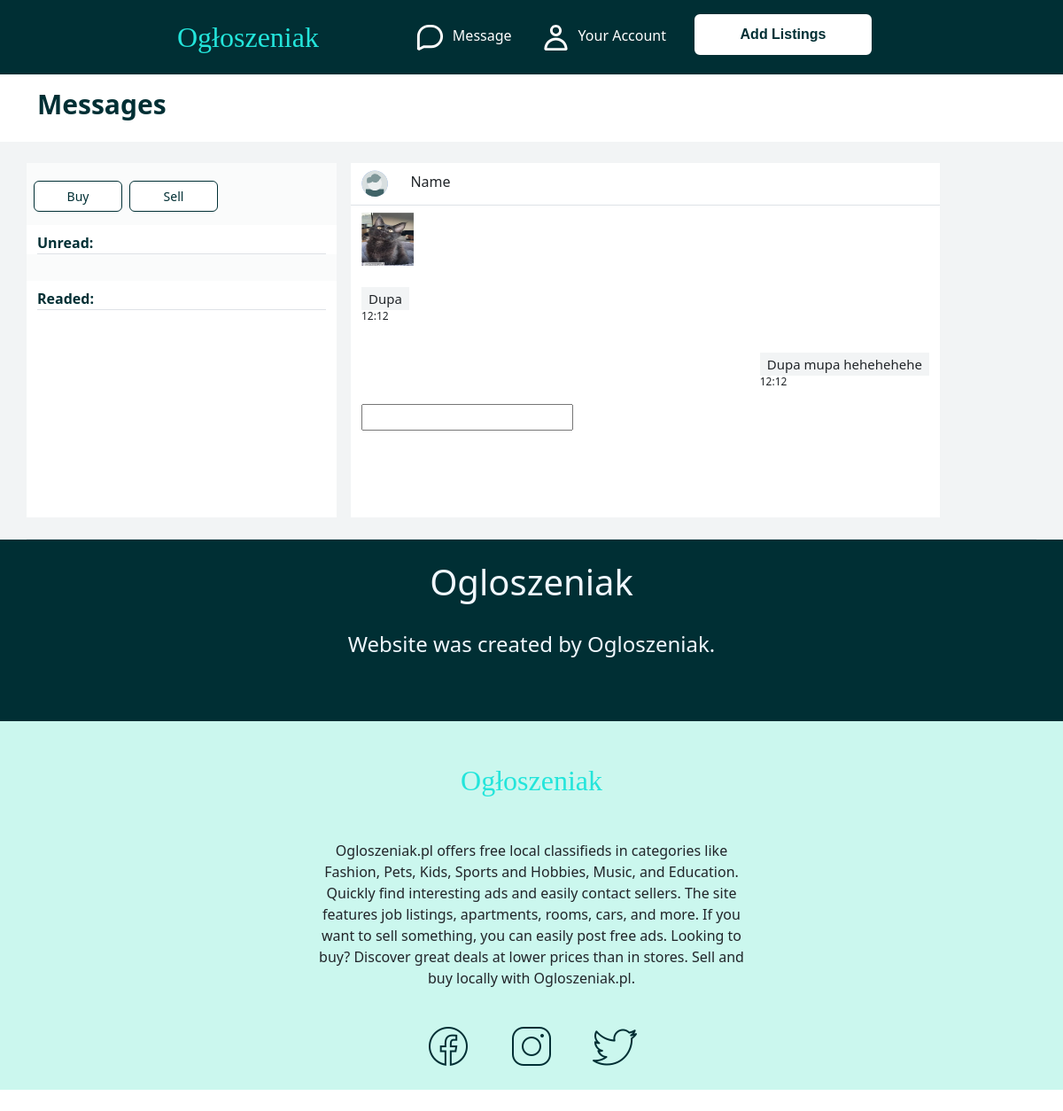
The app's page /messages/2, older data.
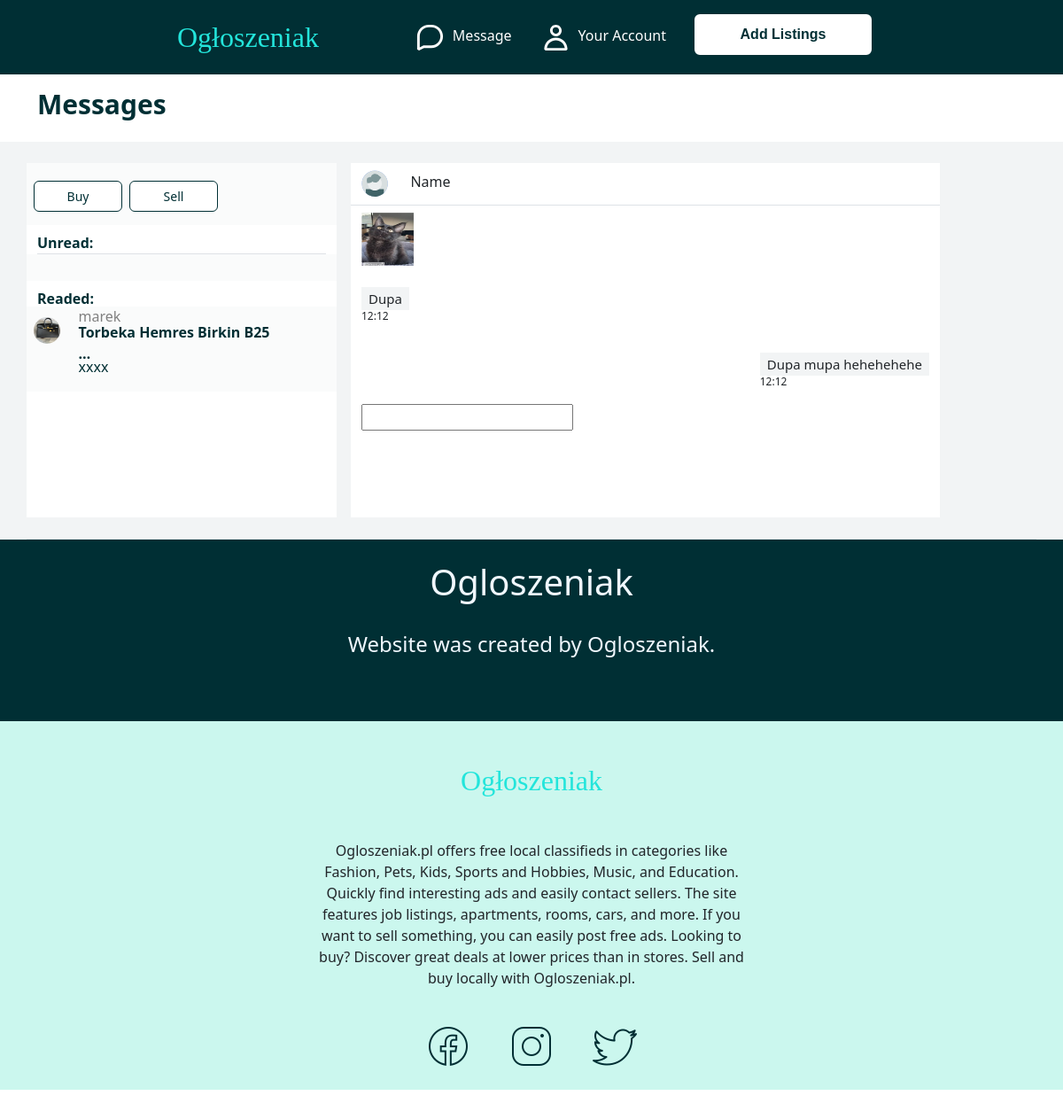
The same page, newer data.
### user_messages/models.py (models this page shows)
class Thread(models.Model):
    listings = models.ForeignKey(Product, on_delete=models.CASCADE)
    seller = models.ForeignKey(User, related_name='seller_thread', on_delete=models.CASCADE)
    buyer = models.ForeignKey(User, related_name='buyer_thread', on_delete=models.CASCADE)
    created_at = models.DateTimeField(auto_now_add=True)

### listings/models.py (models this page shows, shortened)
class Product(models.Model):
    VOIVODESHIP_CHOICES = [
        ('DS', 'Dolnośląskie'),
        ('KP', 'Kujawsko-Pomorskie'),
        ('LB', 'Lubelskie'),
        ('LS', 'Lubuskie'),
        ('LD', 'Łódzkie'),
        ('MA', "Małopolskie"),
        ('MZ', 'Mazowieckie'),
        ('OP', 'Opolskie'),
        ('PK', 'Podkarpackie'),
        ('PD', "Podlaskie"),
        ('PM', "Pomorskie"),
        ('SL', "Śląskie"),
        ('SK', "Świetokrzyskie"),
        ('WM', "Warmińsko-Mazurskie"),
        ('WP', "Wielkopolskie"),
        ('ZP', "Zachodniopomorskie"),
    ]
    title = models.CharField(max_length=200)
    description = models.TextField()
    price = models.DecimalField(max_digits=10, decimal_places=2)
    photo = models.ImageField(upload_to='products/')
    created_at = models.DateTimeField(auto_now_add=True)
    category = models.ForeignKey(Category, on_delete=models.CASCADE, related_name='listings')
    city = models.CharField(max_length=200)
    voivodeship = models.CharField(max_length=2,choices=VOIVODESHIP_CHOICES, default='DS')
    user = models.ForeignKey(User, on_delete=models.CASCADE)

### user_messages/views.py (the view)
# urls.py: path('messages/<int:id>',my_messages, name='my_messages'),
def my_messages(request, id):
    template = loader.get_template('messages_main.html')
    current_user = request.user
    messages = Message.objects.filter(sender = '1')
    threads = Thread.objects.filter(buyer="2")
    print(messages)
    context = {
        'threads':threads,
    }
    if id != None:
        print(current_user.id)
    return HttpResponse(template.render(context,request))

### templates/messages_main.html (shortened to what this page needs)
{% extends 'base.html' %}
{% load static %}
{% block content %}
<div class="container">
    <h2 class="mt-3" style="color: #002f34; font-size: 30px; font-weight: 700;">Messages</h2>
</div>
<section style="background-color: #F2F4F5;" class="mt-4">
    <div class="container border-bottom pt-4 pb-4" >
        <div class="row">
            <div class="col-4 me-3" style="height: 400px; background-color: white; width: 350px;">
                <div style="background-color: rgb(250, 251, 251); width: 350px; margin-left: -12px; height: 70px;" class="d-flex align-items-center" >
                    <button class="mt-1 ms-2 btn btn-success" style="width: 100px;" id="message_type_button">Buy</button>
                    <button class="mt-1 ms-2 btn btn-success" style="width: 100px;" id="message_type_button">Sell</button>
                </div>
                <div style="height: 25px; color: #002f34; font-weight: 600;" class="mt-2 border-bottom" >
                    <p>Unread: </p>
                </div>
                <div style="background-color: rgb(250, 251, 251); width: 350px; margin-left: -12px; height: 30px;">
                </div>
                <div style="height: 25px; color: #002f34; font-weight: 600;" class="mt-2 border-bottom" >
                    <p>Readed: </p>
                </div>
                {% for thread in threads %}
                <div style="background-color: rgb(250, 251, 251); width: 350px; margin-left: -12px; " class="mb-3">
                    <div class="row g-1">
                        <div class="col-3 ">
                            <img src="../media/{{thread.listings.photo}}" alt="lisitng photo" class="rounded-circle  my-2 ms-2" style="width: 30px; height: 30px;">
                        </div>
                        <div class="col-8 " style="margin-left: -30px;">
                            <p class="text-start" style="color: grey; margin-top: -5px; "> {{thread.buyer}}</p>
                            <p class="text-start" style="color: #002f34; font-weight: 600; margin-top: -22px;"> {{thread.listings.title|truncatewords:4}}</p>
                            <p class="text-start" style="color: #002f34; font-weight: 100; margin-top: -25px;"> xxxx</p>
                        </div>
                    </div>
                </div>
                {% endfor%}
            </div>
            <div class="col-7 " style="height: 400px; background-color: white;">
                <div class="row border-bottom py-2" >
                    <div class="col-1">
                    </div>
                    <div class="col-3">
                        <h6 class="pt-1">Name</h6>
                    </div>
                </div>
                <div class="row py-2">
                    <div class="col-3">
                        <img src="../media/products/kot.jpg" style="width: 60px; height: 60px;">
                    </div>
                    <div class="col-3">
                    </div>
                </div>
                <div class="row">
                    <div class="col-auto mt-3">
                        <h6 style="background-color: #F2F4F5; font-weight: 300; font-size: 15px;" class="p-1 px-2">Dupa</h6>
                        <p style=" font-size: 12px; margin-top: -10px;">12:12</p>
                    </div>
                </div>
                <div class="row d-flex justify-content-end">
                    <div class="col-auto mt-3 ">
                        <h6 style="background-color: #F2F4F5; font-weight: 300; font-size: 15px;" class="p-1 px-2">Dupa mupa hehehehehe</h6>
                        <p style=" font-size: 12px; margin-top: -10px;">12:12</p>
                    </div>
                </div>
                <div class="row d-flex align-items-end">
                    <div class="col-12 d-flex align-items-end" style="background-color: white;">
                        <input type="text">
                    </div>
                </div>
            </div>
        </div>
    </div>
</section>
{% endblock %}

### templates/base.html (shortened to what this page needs)
<!DOCTYPE html>
<html lang="en">
<head>
    {% load static %}
    {% load bootstrap5 %}
    {% bootstrap_css %}
    <link rel="stylesheet" href="{% static 'style.css' %}">
</head>
<body>
    <header>
        {% include 'header.html' %}
    </header>
    {% block content %} {% endblock %}
    <footer>
        {% include 'footer.html' %}
    </footer>
</body>
</html>

### templates/header.html (shortened to what this page needs)
{% load static %}
<nav class="navbar navbar-expand-lg navbar-dark" style="background-color: #002f34;" >
   <a class="navbar-brand font-weight-bold" style=" color: #23e5db; margin-left: 200px; font-family: 'Brush Script MT', cursive; font-size: 2rem;" href="/">Ogłoszeniak</a>
   <div class="collapse navbar-collapse " id="navbarNav">
       <ul class="navbar-nav font-italic ms-auto" style="margin-right: 200px; color: white;">
         <li class="nav-item me-3"><a class="nav-link d-flex align-items-center" href="/my_account"><p class="mt-2 pt-1" style="color: white;">Message</p></a></li>
         <li class="nav-item "><a class="nav-link d-flex align-items-center" href="/my_account"><p class="mt-2 pt-1" style="color: white;">Your Account</p></a></li>
         <li class="nav-item ms-3"><a class="nav-link d-flex align-items-center" href="/create_listing"><button type="button" class="btn btn-secondary me-2 align-items: flex-start;" style="width: 200px;" id="button_add">Add Listings</button> </a></li>
       </ul>
   </div>
</nav>

### templates/footer.html
<div class="footer" style="background-color: #002f34;">
    {% load static %}
      <div style="position: relative;">
        <h1 class="text-center  pt-4" id="title_footer" style="color: aliceblue;">
          Ogloszeniak
        </h1>
        <h4 class="text-center pt-4 pb-4" id="text_footer" style="color: aliceblue;">
          Website was created by Ogloszeniak.
        </h4>
      </div>
      <div class="footer_end mb-4" style="background-color: #cbf7ee;">
        <h3 class="font-weight-bold text-center mt-5 pt-5" style=" color: #23e5db;  font-family: 'Brush Script MT', cursive; font-size: 2rem;" >Ogłoszeniak</h3>
        <p class="mt-5 text-center pb-4" style="margin-left: 30%; margin-right: 30%;">
            Ogloszeniak.pl offers free local classifieds in categories like Fashion, Pets, Kids, Sports and Hobbies, Music, and Education.
            Quickly find interesting ads and easily contact sellers. The site features job listings, apartments, rooms, cars, and more.
            If you want to sell something, you can easily post free ads. Looking to buy? Discover great deals at lower prices than in stores.
             Sell and buy locally with Ogloszeniak.pl.
        </p>
        <div class="container text-center">
            <div class="col pb-4">
              <a href="https://www.facebook.com/" style=" margin-right: 40px;" target="_blank"><img src="{% static 'photos/facebook.png' %}"  href=""></a>
              <a href="https://www.instagram.com/" style=" margin-right: 40px;" target="_blank"><img src="{% static 'photos/instagram.png' %}" ></a>
              <a href="https://www.twitter.com/" target="_blank"><img src="{% static 'photos/twitter.png' %}"></a>
            </div>
          </div>
      </div>
    </div>

### static/style.css (style rules this page uses)
#button_add { background-color: white; color: #002f34; border: 5px solid white; font-family: 'Arial Black', Arial, sans-serif; font-weight: bold; }
a { color: inherit; text-decoration: none; }
body { overflow-x: hidden; }
#message_type_button { color: #002f34; background-color: white; font-size: 14px; border-color: #002f34; }

Row changes from the older to the newer data that the page shows:
added Thread: listings.photo (picture), buyer "marek", listings "Torbeka Hemres Birkin B25 …"
